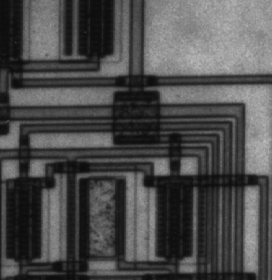
#> input picture filter_morph/images/circuit.png, 272 x 280 px, found by its file name
$ python circuitFilter.py
#> lines starting #> are read from the running program, lines starting #| are printed output that depends on the picture
#!/usr/bin/env python3
# -*- coding: utf-8 -*-
"""
Created on Wed Dec 18 18:18:37 2024

@author: gs
"""


import cv2 as cv
import numpy as np
import matplotlib.pyplot as plt

origi = "circuit.png"
img = cv.imread(origi, cv.IMREAD_GRAYSCALE)
#> img is the input picture: shape (280, 272); min 12, max 191, mean 76.3
if img is None:
    raise FileNotFoundError("Where is your image?!")

laplaceF = np.array ([

    [0, -1, 0],
    [-1, 4, -1],
    [0, -1, 0]

    ])

highpass = cv.filter2D(img, -1, laplaceF)
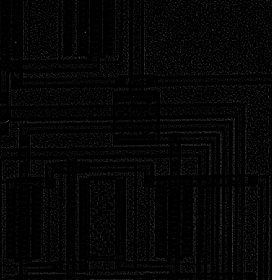
#> highpass: shape (280, 272); min 0, max 79, mean 5.1

img_sharp = cv.addWeighted(img, 1.0, highpass, 1.0, 0)
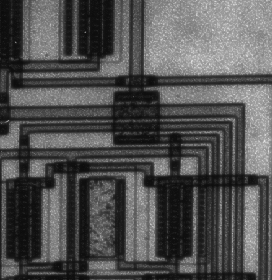
#> img_sharp: shape (280, 272); min 12, max 227, mean 81.3


plt.figure(figsize=(12, 6))

plt.subplot(131)
plt.title("Originalbild")
plt.imshow(img, cmap='gray')
plt.axis("off")

plt.subplot(132)
plt.title("Hochpass-Filter Ergebnis")
plt.imshow(highpass, cmap='gray')
plt.axis("off")

plt.subplot(133)
plt.title("Geschärftes Bild")
plt.imshow(img_sharp, cmap='gray')
plt.axis("off")

plt.tight_layout()
plt.show()
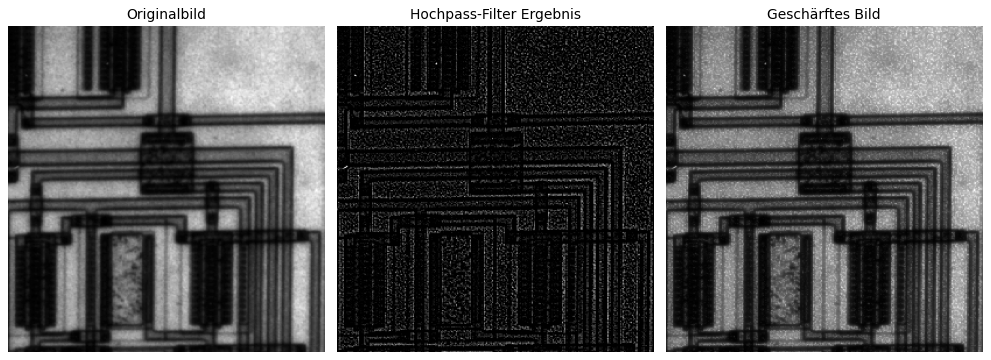
#> figure drawn by matplotlib, 3 panels

$ run again, with filter_morph/images/fisch1.bmp saved as filter_morph/images/circuit.png
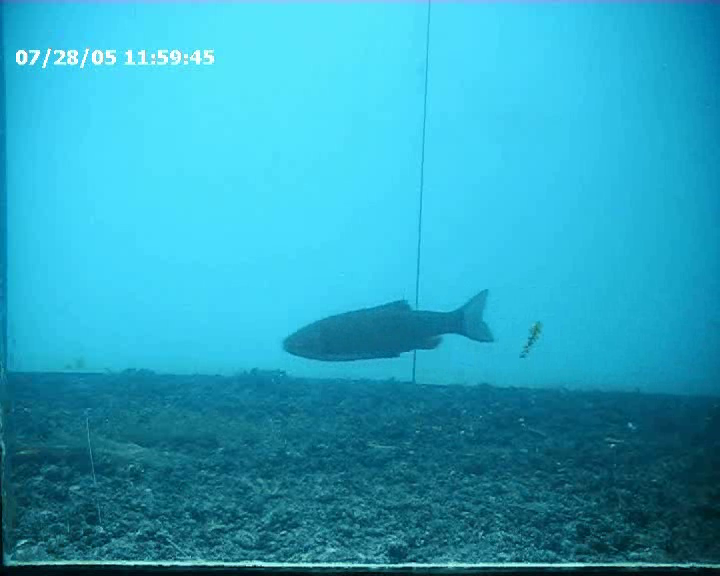
#> input picture filter_morph/images/fisch1.bmp, 720 x 576 px, found by its file name
#> `highpass = cv.filter2D(img, -1, laplaceF)`:
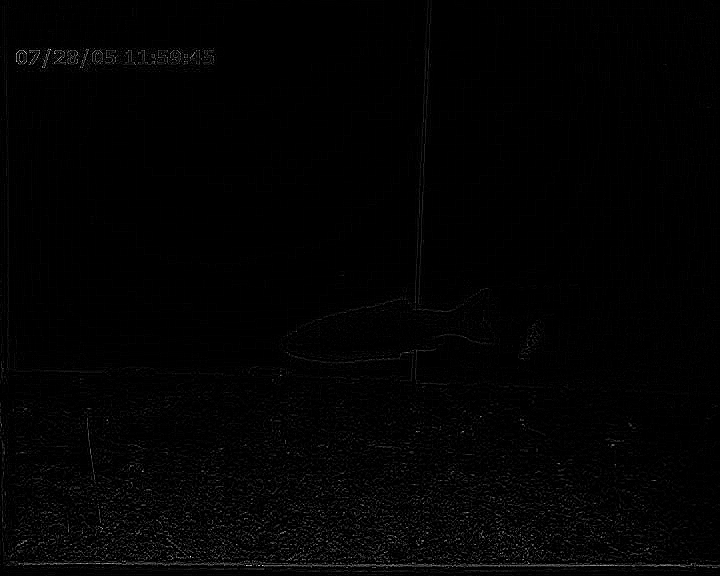
#> highpass: shape (576, 720); min 0, max 255, mean 2.8
#> `plt.show()`:
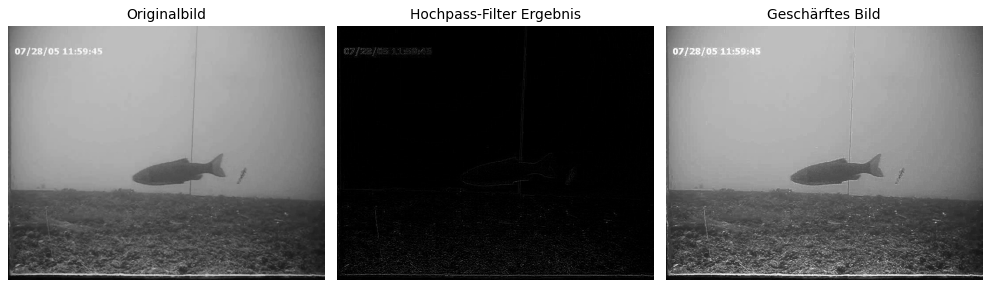
#> figure drawn by matplotlib, 3 panels
